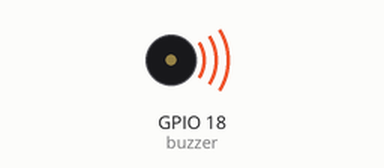
This program was run on a simulated Raspberry Pi (BCM pin numbers). On the bench: buzzer (waves = sounding). At 14.0 s the program stops and its outputs stay as they are.

Above: at 0.1 s.
At 14.1 s:
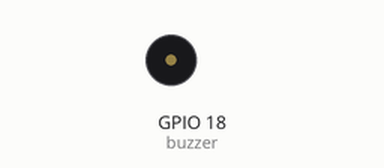
Timing chart, 0 to 15.5 s (numbered marks = the images above):
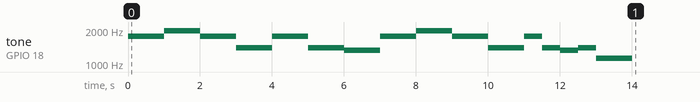

Measured:
- by itself, tone on GPIO 18 (buzzer): plays 1760 Hz for 1.0 s, 1975 Hz for 1.0 s, 1760 Hz for 1.0 s, 1396 Hz for 1.0 s, 1760 Hz for 1.0 s, 1396 Hz for 1.0 s … (16 notes in this stretch)

The program:

lswmission013104.py
```python
import RPi.GPIO as GPIO
import time

buzzer = 18
GPIO.setmode(GPIO.BCM)
GPIO.setup(buzzer, GPIO.OUT)

pwm = GPIO.PWM(buzzer, 1.0)  # 초기 주파수를 1Hz로 설정
pwm.start(10.0)  # 듀티비를 50%로 설정함

# ==작은별 계이름 ==
# 4 옥타브: 도(1)/ 레(2)/ 미(3)/ 파(4)/ 솔(5)/ 라(6)/ 시(7)
scale = [932, 1125, 1318, 1396, 1568, 1760, 1975]

# 작은별 악보
twinkle = [5, 5, 6, 6, 5, 5, 3, 5, 5, 3, 3, 2, 5, 5,
           6, 6, 5, 5, 3, 5, 3, 2, 3, 1]
# 각 음표와 쉼표의 지속 시간
note_duration = [0.5, 0.5, 0.5, 0.5, 0.5, 0.5, 1, 0.5, 0.5, 0.5, 0.5, 1, 0.5, 0.5,
                 0.5, 0.5, 0.5, 0.5, 1, 0.5, 0.5, 0.5, 0.5, 1]

try:
    for i in range(len(twinkle)):
        pwm.ChangeFrequency(scale[twinkle[i]])

        if i == 6 or i == 12 or i == 24:
            time.sleep(note_duration[i])  # 쉼표일 경우
        else:
            time.sleep(note_duration[i])  # 음표일 경우

finally:
    pwm.stop()
    GPIO.cleanup()
```
